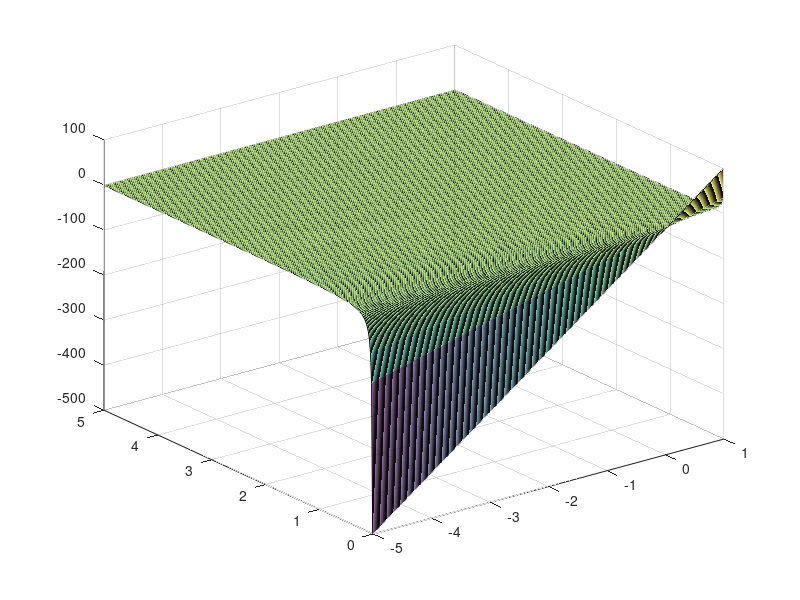

Recreate this plot in MATLAB. (Note: this script raises an error after producing the figure.)

%% Example 2

clear;close all;

a  = -5:0.02:1;
bp = 0.01:0.02:5;

[X,Y] = meshgrid(a,bp);
Z = X./Y;
figure;
s = surf(X,Y,Z,'FaceAlpha',0.6);
s.EdgeColor = 'none';
hold on;

[X1,Y1] = meshgrid(a,-bp);
Z1 = X1./Y1;
s = surf(X1,Y1,Z1,'FaceAlpha',0.6);
s.EdgeColor = 'none';

%xlim([0,2]);ylim([0,2])
zlim([-50,50])
ylabel('$B_{K}$','Interpreter','latex','FontSize',10);
xlabel('$A_{K}$','Interpreter','latex','FontSize',10);
zlabel('$C_{K}$','Interpreter','latex','FontSize',10);
set(gcf,'Position',[250 150 300 300]);
set(gca,'TickLabelInterpreter','latex')
view(-110,20)
print(gcf,'Fig2a','-painters','-depsc','-r600')

%%  
a = 0.5;
v = [-5:0.1:-0.1];  % plotting range from -5 to 5
y1 = a./v;
y2 = a./(-v);

y3 = max(y1).*ones(length(v),1);
y4 = min(y2).*ones(length(v),1);

figure;
plot(v,y1,'k:'); hold on
plot(-v,y2,'k:')
ylim([-8,12])
ax = gca;
ax.XAxisLocation = 'origin';
ax.YAxisLocation = 'origin';
box off


set(gca,'TickLabelInterpreter','latex','fontsize',12)
%set(gca,'XTickLabel',{'-5','-3','-1','1','3','5'},'XTick',[-5:2:5]);

set(gca, 'Layer', 'top');

% lables
text(8,1,'$$B_K$$','Interpreter','latex','FontSize',10)
text(0.5,9,'$$C_K$$','Interpreter','latex','FontSize',10)

% fill in region

% hold on
y = -8:0.05:10;
x = -8:0.05:10;
[k2, k1] = meshgrid(x,y);  % get 2-D mesh for x and y
conditions = (k1.*k2 > a);
cond = zeros(length(y),length(x))-100; % Initialize
cond(conditions) = nan;
s = surf(k1, k2, cond, 'FaceAlpha',0.6);
s.EdgeColor = 'none';

xlim([-8,10]);ylim([-8,10]);

set(gcf,'Position',[250 150 300 300]);
set(gca,'TickLabelInterpreter','latex')
%print(gcf,'Fig2b.eps','-painters','-depsc','-r 600')
print(gcf,'Fig2b','-painters','-dpng','-r 600')






